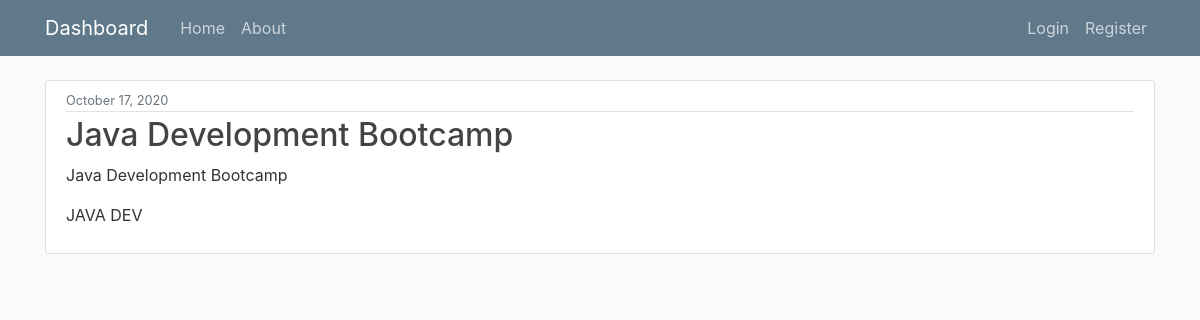
/news/16/, run on the app's committed database.
### TPO/models.py (models this page shows, shortened)
class News(models.Model):
    domains = (
        ('PYTHON DEV','Python Dev'),
        ('JAVA DEV','Java Dev'),
        ('FRONTEND DEV','Frontend Dev'),
        ('BACKEND DEV','Backend Dev'),
        ('FULLSTACK DEV','Fullstack Dev'),
        ('DATA SCIENTIST','Data Scientist')
    )
    title = models.CharField(max_length=100)
    content = models.TextField()
    date_posted = models.DateTimeField(default=timezone.now)
    Domain = models.CharField(max_length=50, choices = domains ,default="JAVA DEV" )

### TPO/views.py (the view)
# urls.py: path('news/<int:pk>/', NewsDetailView.as_view() , name = 'news-detail'),
class NewsDetailView(DetailView):
    model = News

### TPO/templates/TPO/news_detail.html (shortened to what this page needs)
{% extends 'TPO/base.html'%}
{% block content %}
    <article class="media content-section">
    <div class="media-body">
        <div class="article-metadata">
        <small class="text-muted">{{ object.date_posted|date:"F d, Y" }}</small>
        </div>
        <h2 class="article-title">{{ object.title }}</h2>
        <p class="article-content">{{ object.content }}</p>
        <p class="article-content">{{ object.Domain }}</p>
    </div>
    </article>
{% endblock content %}

### TPO/static/TPO/main.css (style rules this page uses)
body { background: #fafafa; color: #333333; margin-top: 5rem; }
h1, h2, h3, h4, h5, h6 { color: #444444; }
.content-section { background: #ffffff; padding: 10px 20px; border: 1px solid #dddddd; border-radius: 3px; margin-bottom: 20px; }
.article-title { color: #444444; }
.article-content { white-space: pre-line; }
.article-metadata { padding-bottom: 1px; margin-bottom: 4px; border-bottom: 1px solid #e3e3e3 }

### data on the page
News: date_posted "October 17, 2020", title "Java Development Bootcamp", content "Java Development Bootcamp", Domain "JAVA DEV"
